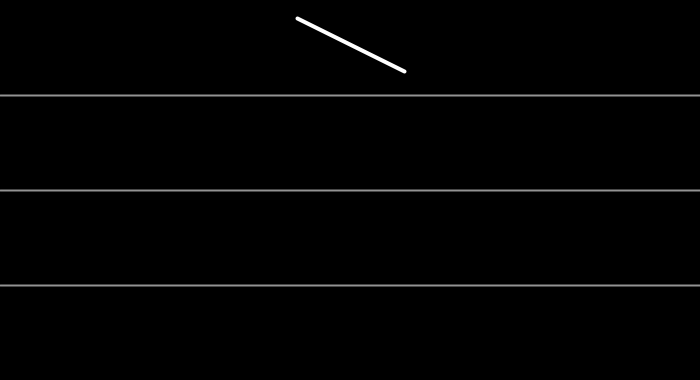
Frame 1 (no input)
Frame 60 (the mouse pressed at the canvas centre just before this capture): identical to frame 1, image omitted
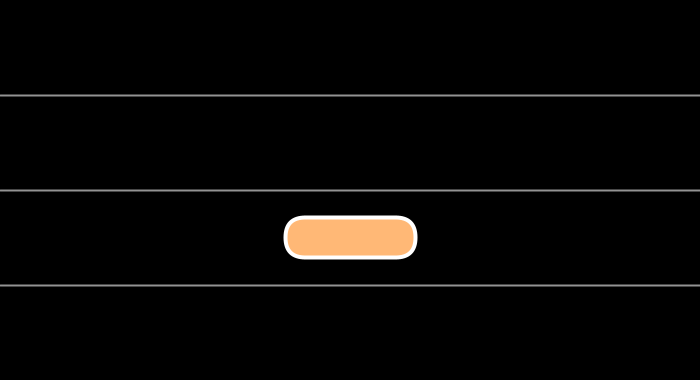
Frame 120 (the mouse held since frame 60 and released just before this capture)

The Processing sketch that drew these frames (run headless with seeded random() and noise(); from frame 60 on, the mouse is pressed at the canvas centre):

// Processing sketch: conditionalPractice
// ── conditionalPractice.pde
void setup() {
  size(700, 380);
  background(0);
  ellipseMode(CORNER);
}

void draw() {
  background(0);
  
  stroke(255);
  strokeWeight(4);
  if(mouseY < 90) {
    line(297.11, 18.21, 404.67, 71.42);
  } else if(mouseY < 190) {
    fill(#FF7676);
    square(320, 112.5, 60);
  } else if(mouseY > 285) {
    fill(#C2FF86);
    circle(321.02, 302.5, 60);
  } else {
    fill(#FFB876);
    rect(285, 217.5, 130, 40, 20);
  }
  
  stroke(#939393);
  strokeWeight(2);
  line(0,95, 700,95);
  line(0,190, 700,190);
  line(0,285, 700,285);
}
